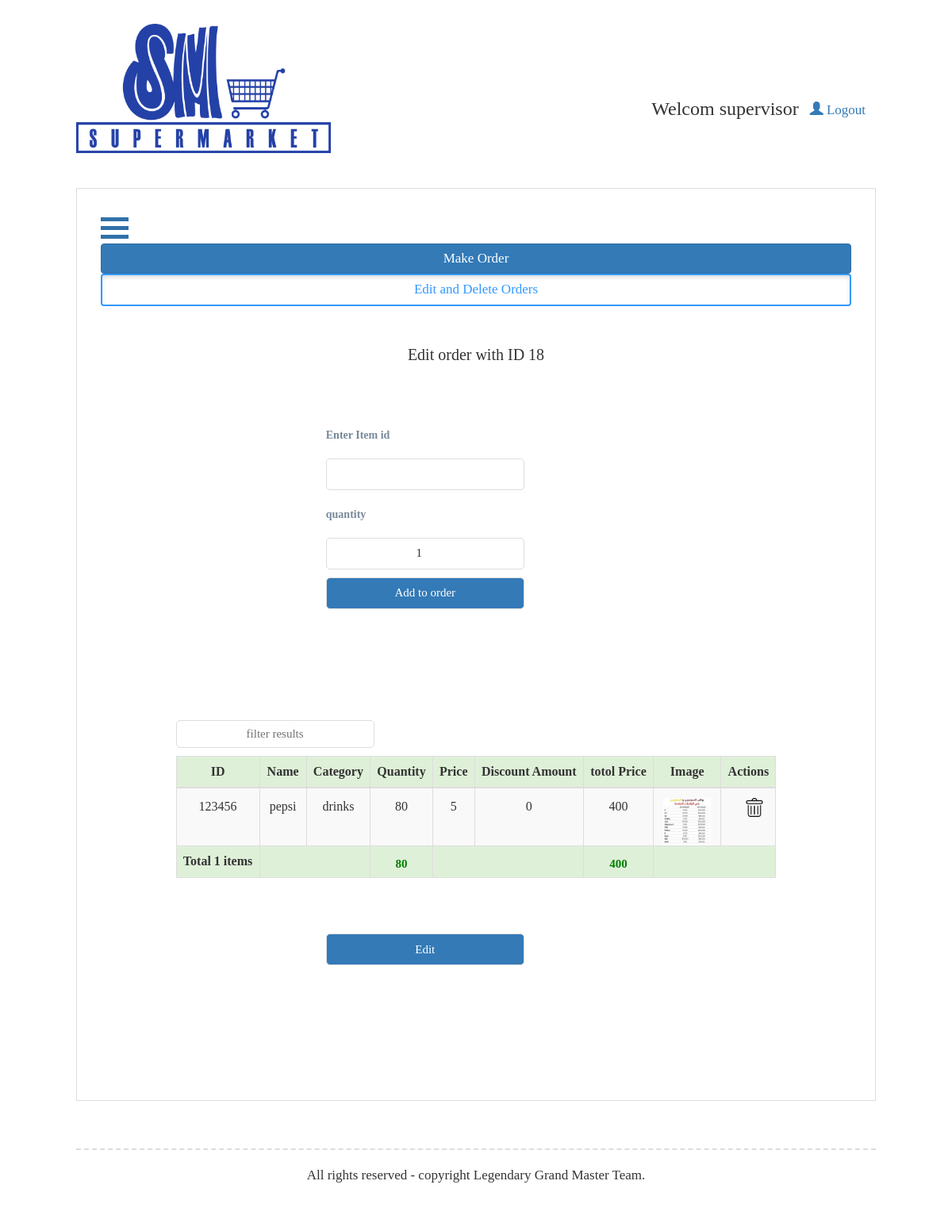
Screenshot of /SuperMarket/index.php?page=controllers/viewOrders_c&action=edit&id=18 (signed in) with the database file from the repository.
### tables this page shows
CREATE TABLE `order_products` (
  `order_id` int(11) NOT NULL,
  `product_id` int(11) NOT NULL,
  `quantity` int(11) NOT NULL,
  PRIMARY KEY (`order_id`,`product_id`),
  KEY `product_id` (`product_id`),
  CONSTRAINT `order_products_ibfk_1` FOREIGN KEY (`order_id`) REFERENCES `orders` (`id`) ON DELETE CASCADE,
  CONSTRAINT `order_products_ibfk_2` FOREIGN KEY (`product_id`) REFERENCES `product` (`id`) ON DELETE NO ACTION
);

CREATE TABLE `product` (
  `id` int(11) NOT NULL,
  `p_name` varchar(100) NOT NULL,
  `category` varchar(100) DEFAULT NULL,
  `cost` double NOT NULL,
  `price` double NOT NULL,
  `quantity` int(11) NOT NULL,
  `discount` double NOT NULL DEFAULT '0',
  `image` varchar(300) DEFAULT 'resources/items/default.png',
  `total_cost` double NOT NULL DEFAULT '0',
  `sold_quantity` int(11) NOT NULL DEFAULT '0',
  `total_money` double NOT NULL DEFAULT '0',
  `profits` double NOT NULL DEFAULT '0',
  PRIMARY KEY (`id`)
);

### SuperMarket/includes/dataBaseVars.php (called while the page is built)
<?php
$host="localhost";
$user="root";
$password="134679852";
$dataBase="supermarket";
$port="3306";

### SuperMarket/models/DataBase.php (called while the page is built, shortened)
<?php
class DataBase {
    private $host;
    private $userName;
    private $password;
    private $dataBase;
    private $port;
    public function DataBase($dataBaseVars)
    {
        if(is_file($dataBaseVars)&& file_exists($dataBaseVars))
        {
              $this->host=$host;
              $this->userName=$user;
              $this->password=$password;
              $this->dataBase=$dataBase;
              $this->port=$port;
        }
        else {
            throw new Exception("the file ".$dataBaseVars."is not found");
        }
    }
    public function connect()
    {
        $this->connection=new mysqli($this->host,  $this->userName,  $this->password,  $this->dataBase,  $this->port);
        return $this->connection;
    }
}

### SuperMarket/models/Display.php (called while the page is built, shortened)
<?php
class Display extends DataBase {
    private $table;
    private $connection;
    public function Display($table, $vars = null) {
        $this->table = $table;
        $this->connection = $this->connect();
    }
    public function getColumnsDataByJoin($column, $columns, $columns2, $table2, $idKey2,$where, $value,$orderBy = null) {
        foreach ($columns as $key) {
            $str[] = $this->table . "." . $key;
        }
        foreach ($columns2 as $key) {
            $str2[] =  $key;
        }
        $cols = implode($str, ",");
        $cols2 = implode($str2, ",");
        $query = "select $this->table.$column ,$cols ,$cols2 from $this->table inner join $table2 on $this->table.$column = $table2.$idKey2 where $where = $value $orderBy";
        $result = $this->connection->query($query);
        if (!$result)
            throw new Exception("cannot  get data");
        else {
            if ($result->num_rows > 0) {
                for ($i = 0; $i < $result->num_rows; $i++) {
                    $data[$i] = $result->fetch_assoc();
                }
                return $data;
            } else
                return false;
        }
    }
}

### SuperMarket/views/cashierView.php (the view, shortened to what this page needs)
<h2 class="sectionTitle"><?php if ($edit) echo "Edit order with ID " . $itemId . $oldId;
else echo "make order" ?> </h2>
<form class="formSection" id="sellItemForm" name="sellItemForm" method="post" action="" autocomplete="on">
    <label id="" for="itemToSell">Enter Item id</label>
    <input type = "search"  id="itemToSell" name="itemToSell" oninput="if (this.value != ''){itemInfo(this.value);}"/>
    <label for="quantity">quantity</label> <input type="number" id="quantity" name="quantity"  value="1" min="1" max="" class=""><span class="parentSpan"><span class="errorSpans"></span></span>
    <input id="sellItembtn" name="submit" type="button" value="Add to order" onclick="addItem(document.getElementById('itemToSell').value)" class="btn btn-primary">
    <h2  id="message"></h2>
</form>
<div class="formSection" style="margin:0 0!important;clear:both"><input oninput="    filter(event,3,[3,6],[0,2,4],document.getElementsByClassName('tableParent')[1].children[0].querySelectorAll('tbody tr'),document.getElementsByClassName('tableParent')[1].children[0].querySelectorAll('tfoot tr'))" style="height:35px" type="text" placeholder="filter results" onfocus="this.placeholder = ''" onblur="this.placeholder = 'filter results'" ></div>
<div class="tableParent">
    <table id="itemsTable" class=" table table-striped table-hover table-bordered">
        <thead>
            <tr class="success">
                <th scope="col">ID</th>
                <th scope="col">Name</th>
                <th scope="col">Category</th>
                <th scope="col">Quantity</th>
                <th scope="col">Price</th>
                <th scope="col">Discount Amount</th>
                <th scope="col">totol Price</th>
                <th scope="col">Image</th>
                <th scope="col">Actions</th>
            </tr>
        </thead>
        <tfoot>
            <?php
            $itemsCount = count($orderItems);
            $total['quantity'] = 0;
            $total['totalPrice'] = 0;
            for ($i = 0; $i < $itemsCount; $i++) {
                $total['quantity'] += $orderItems[$i]['quantity'];
                $priceAfter[] = ($orderItems[$i]['price'] - $orderItems[$i]['price'] * $orderItems[$i]['discount'] / 100) * $orderItems[$i]['quantity'];
                $total['totalPrice'] += $priceAfter[$i];
            }
            ?>
            <tr class="success">
                <th id ="totalItems" scope="row">Total <?php echo $itemsCount; ?> items</th>
                <td colspan="2"></td>
                <td id="totalQuantity"><?php echo $total["quantity"] ?></td>
                <td colspan="2"></td>
                <td id ="totalPrice"><?php echo $total["totalPrice"] ?></td>
                <td colspan="3"></td>
            </tr>
        </tfoot>
        <tbody id = "orderItems">
            <?php
            for ($i = 0; $i < $itemsCount; $i++) {
                echo "<tr>";
                echo "
                    <td>{$orderItems[$i]['product_id']}</td>
                    <td>{$orderItems[$i]['p_name']}</td>
                    <td>{$orderItems[$i]['category']}</td>
                    <td>{$orderItems[$i]['quantity']}</td>
                    <td>{$orderItems[$i]['price']}</td>
                    <td>{$orderItems[$i]['discount']}</td>
                    <td>{$priceAfter[$i]}</td>
                    <td><img id='itemImageT' src='{$orderItems[$i]['image']}'  alt='{$orderItems[$i]['product_id']}'/></td>
                        <td>
 <a id='deleteAction' class='action' title='delete this item' style='cursor:pointer' data-id='{$orderItems[$i]['product_id']}' onclick='delete_row(this)'><img src='delete.png'></a>
                         </td>
                         <script>addToData({$orderItems[$i]['product_id']},{$orderItems[$i]['quantity']},{$priceAfter[$i]});</script>
";
                echo "</tr>";
            }
            ?>
        </tbody>
    </table>
</div>
<form class="formSection" id="makeOrder" name="makeOrder" method="post" action="?page=controllers/makeOrder_c" autocomplete="on">
    <input id="makeOrderButton" name="submit" type="submit" value="<?php
    if ($edit == true)
        echo"Edit";
    else
        echo"Confirm";
    ?>"   class="btn btn-primary" >
    <h2  id="message"></h2>
</form>

### SuperMarket/styles/styles.css (style rules this page uses)
.sectionTitle { font-family: cursive; font-size:20px; text-align: center; margin: 0; margin-bottom: 20px; }
.formSection { float:left; margin:50px 25%; }
.formSection label { float: left; height: 40px; display: inline-block; margin-bottom: 10px; font-family: cursive; font-size: 14px; margin-right: 10px; width:150px; color:lightslategrey; line-height: 3em; clear: left; }
.formSection input ,.formSection a { float: right; width: 250px; height: 40px; padding: 5px; border-radius: 5px; border: 1px solid #ddd; margin: 0; margin-bottom: 10px; font-family: cursive; font-size: 15px; text-align: center; clear:right; }
.formSection h2 { float:right; padding-top:50px; width: 250px; text-align: center; clear:right; font-family: cursive; font-size:18px; clear: both; }
.tableParent { max-height: 1000px; overflow: auto; float:left; width: 100%; overflow: auto; }
#itemsTable { float:left; font-family: cursive; }
#itemsTable { text-align: center; vertical-align: middle; }
#itemsTable td { padding:12px; padding-bottom: 0; overflow: hidden; font-size: 16px; }
#itemsTable tr.success { font-family: cursive; font-size: 15px; text-align: center; }
#itemsTable tr.success th { font-weight: bold; text-align: center; font-size: 16px; }
#itemsTable tfoot { font-weight: bold; }
#itemsTable tfoot td { color:green; font-size: 15px; }
.action img { max-width: 24px; margin: 0 auto; margin-bottom: 4px; margin-right:2px; height: auto; float:right; }
#itemImageT { width: 60px; height: 60px; cursor: pointer; }
@media screen and (max-width: 1500px) { .tableParent { float:left; overflow: auto; } }
@media screen and (max-width: 1500px) { #content table { width: 100%; } }
@media screen and (max-width: 1500px) { .formSection input { float: left; } }
@media screen and (max-width: 1500px) { .formSection input[type="submit"] { float:right; clear: both; } }
@media screen and (max-width: 1310px) { .formSection input[type="submit"] { float:left; } }
@media screen and (max-width: 1310px) { .formSection h2,.formSection #imageToSell { float: left; } }

### rows the page displays
order_products: product "123456", product.p_name "pepsi", product.category "drinks", quantity "80", product.price "5", product.discount "0", i "400", product.image (picture)

### other values shown
$_SESSION["userName_sm"] "supervisor"
$itemId "18"
$itemsCount "1"
$total["quantity"] "80"
$total["totalPrice"] "400"
